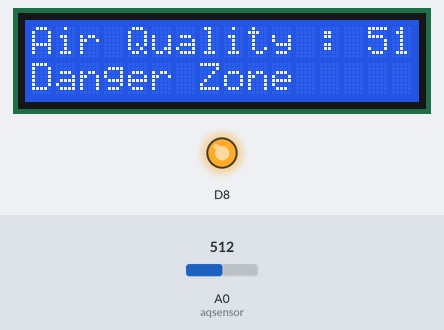
Recording of a sketch running on a simulated ESP8266 (NodeMCU). Shown: 16×2 character LCD, output pins drawn as LEDs (lit = HIGH). The test bench sets the inputs (shaded band); at power-on: A0 (aqsensor) = 512. WiFi joins after 1.5 s; servers stay silent unless stated; what the sketch prints to the serial monitor is not drawn.

Above: at 1.4 s.
1.5 s: A0 (aqsensor) set to 198
At 2.6 s:
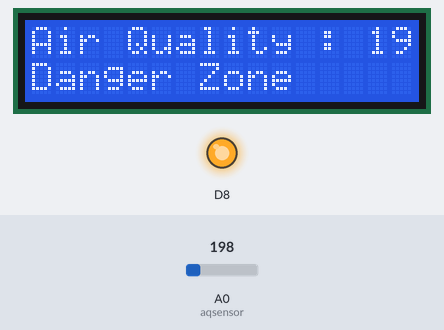
3.4 s: A0 (aqsensor) set to 163
At 4.9 s:
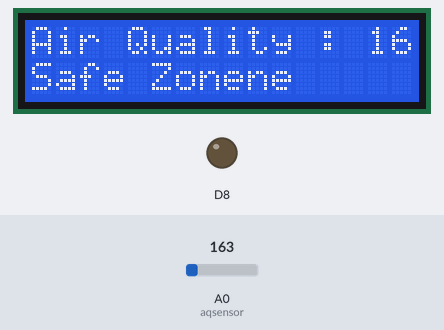
5.9 s: A0 (aqsensor) set to 122
At 8.4 s:
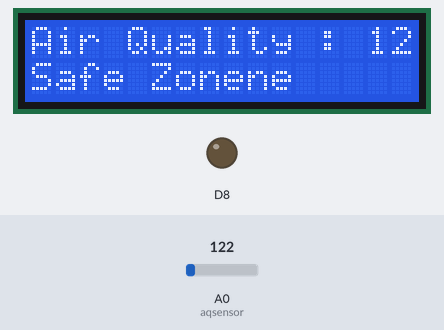
8.7 s: A0 (aqsensor) set to 190
At 11.0 s:
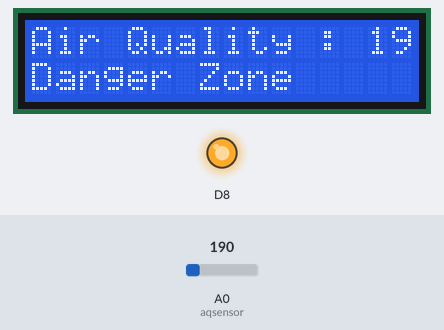
Timing chart, 0 to 12.5 s (numbered marks = the images above; inputs shaded):
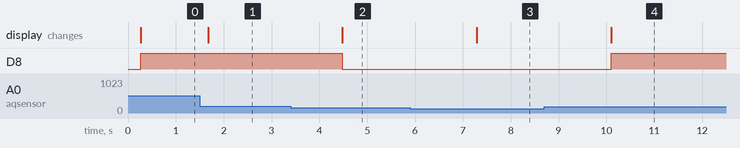

Measured:
- the behaviour switches between 180 and 179 on A0 (aqsensor) (found by bisection; images 1 and 2)
- after the input at 1.5 s, the display: changes after 0.17 s (image 1)
- after the input at 3.4 s, D8: HIGH → LOW after 1.1 s; the display: changes after 1.1 s (image 2)
- after the input at 5.9 s, the display: changes after 1.4 s (image 3)
- after the input at 8.7 s, D8: LOW → HIGH after 1.4 s; the display: changes after 1.4 s (image 4)

The sketch:

Air_Pollution_Monitor.ino
```cpp
#include<ESP8266WiFi.h>
#include <ThingSpeak.h>
#include <LiquidCrystal.h>
LiquidCrystal lcd(D5, D4, D3, D2, D1, D0);
const int aqsensor = A0;

WiFiClient client;
long myChannelNumber = 1933420;
const char myWriteAPIKey[] = "VYJRSAWOA5RQFKD5";
void setup()
{
  pinMode(D8, OUTPUT);
  pinMode (aqsensor, INPUT); // MQ135 is connected as INPUT to ESP-8266
  Serial.begin (115200);
  lcd.clear();              // clear lcd
  lcd.begin (16, 2);
  WiFi.begin("Chauhan", "sudheer7");
  {
    delay(200);
    Serial.print("..");
  }
  Serial.println();
  Serial.println("NodeMCU is connected");
  ThingSpeak.begin(client);
}
void loop() {
  int ppm = analogRead(aqsensor); //read MQ135 analog outputs at A0 and store it in ppm

  Serial.print("Air Quality:");  //print message in serail monitor
  Serial.println(ppm);            //print value of ppm in serial monitor
  lcd.setCursor(0, 0);            // set cursor of lcd to 1st row and 1st column
  lcd.print("Air Quality : ");    // print message on lcd
  lcd.print(ppm); // print value of MQ135
  lcd.setCursor(0, 1);
  if (ppm < 180)
  {
    lcd.print("Safe Zone");
    digitalWrite(D8, LOW);
  }
  else
  {
    lcd.print("Danger Zone");
    digitalWrite(D8, HIGH);
  }
  delay(1000);
  ThingSpeak.writeField(myChannelNumber, 1, ppm, myWriteAPIKey);
  delay(100);
}
```
